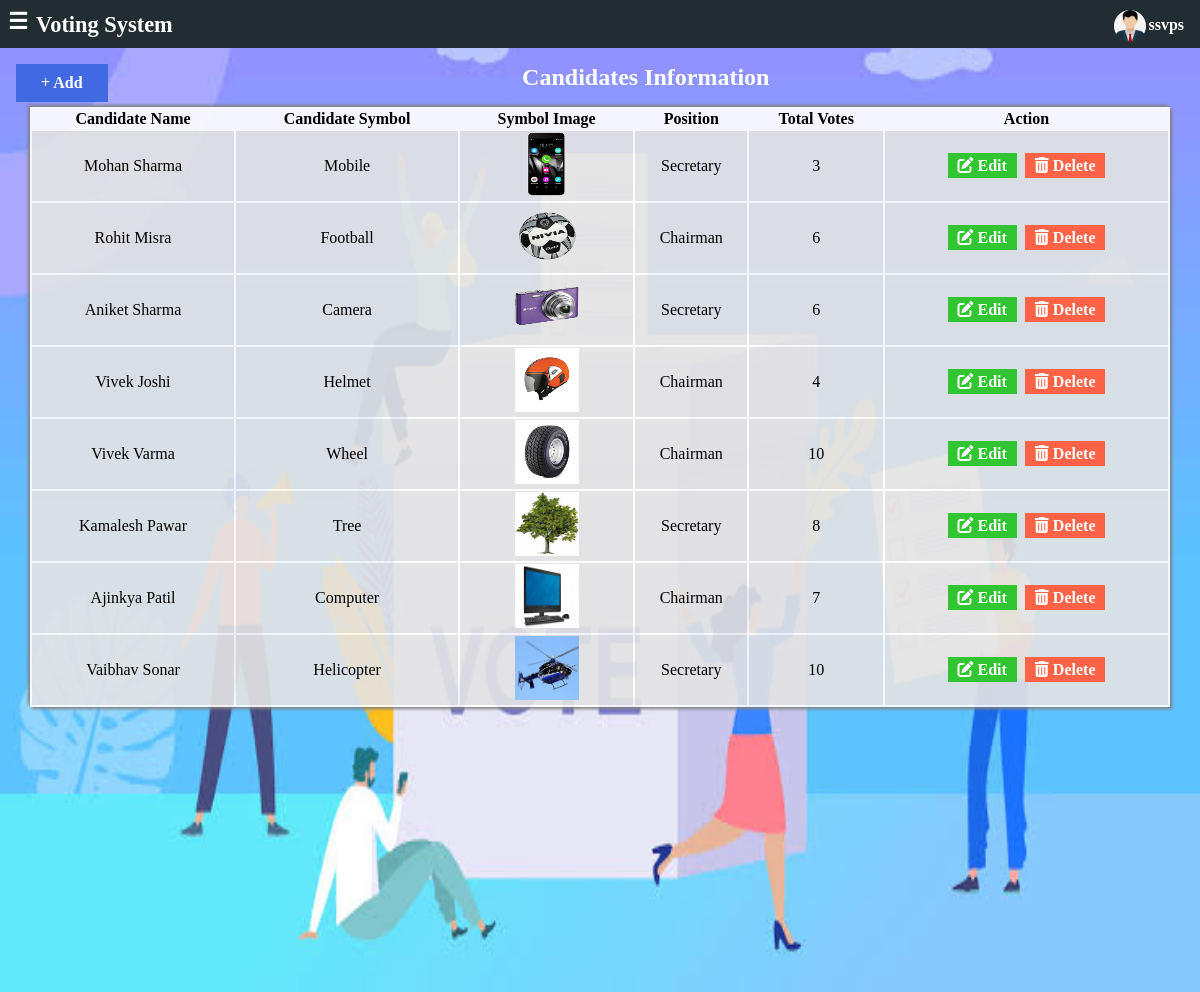
The app's page /voting/admin/candidates.php (signed in) with its own data.
### tables this page shows
CREATE TABLE `candidate` (
  `id` int(11) NOT NULL,
  `cname` varchar(50) NOT NULL,
  `symbol` varchar(50) NOT NULL,
  `symphoto` varchar(50) NOT NULL,
  `position` varchar(50) NOT NULL,
  `tvotes` int(255) NOT NULL
);

### voting/includes/all-select-data.php (called while the page is built, shortened)
<?php
$con = mysqli_connect("localhost","root","","voting");
$can_query="SELECT * FROM candidate";
$can_data=mysqli_query($con,$can_query);
?>

### voting/admin/candidates.php (the view, shortened to what this page needs)
<!DOCTYPE html>
<html lang="en">
<head>
    <link rel="stylesheet" href="../css/style.css">
    <link rel="stylesheet" href="../css/all.min.css">
</head>
<body>
    <div class="container">
        <div class="header">
            <span class="menu-bar" id="show" onclick="showMenu()">&#9776;</span>
            <span class="logo">Voting System</span>
            <span class="profile" onclick="showProfile()"><img src="../res/user3.jpg" alt=""><label for=""><?php echo $_SESSION['name']; ?></label></span>
        </div>
        <div id="main">
            <div class="heading"><a href="cand-register.php" class="add-btn" onclick="showForm()">+ Add</a><h2>Candidates Information</h2></div>
           <table class="table">
               <thead>
                   <th>Candidate Name</th>
                   <th>Candidate Symbol</th>
                   <th>Symbol Image</th>
                   <th>Position</th>
                   <th>Total Votes</th>
                   <th>Action</th>
               </thead>
               <tbody>
               <?php
                      include "../includes/all-select-data.php";
                      while($result=mysqli_fetch_assoc($can_data))
                      {
                        echo "<tr>
                        <td>".$result['cname']."</td>
                        <td>".$result['symbol']."</td>
                        <td><a href='$result[symphoto]'><img src='".$result['symphoto']."'></a></td>
                        <td>".$result['position']."</td>
                        <td>".$result['tvotes']."</td>
                        <td><a href='cand-update.php?cn=$result[cname]&sy=$result[symbol]&ps=$result[position]' class='edit'><i class='fa-solid fa-pen-to-square'></i> Edit</a>
                        <a href='can-delete.php?id=$result[id]' class='del' onClick='return delconfirm()'><i class='fa-solid fa-trash-can'></i> Delete</a></td>
                        </tr>";
                      }
                      ?>
               </tbody>
           </table>
        </div>
    </div>
</body>
</html>

### voting/css/style.css (style rules this page uses)
* { margin: 0px; font-family: 'Bahnschrift Light'; }
.container { height: 100vh; width: 100vw; overflow: auto; background: linear-gradient(rgb(255, 255, 255,0.1),rgb(255, 255, 255,0.1)), url(../res/8.png); background-size: 100% 100%; }
.heading { text-align: center; margin: 1rem; color: rgb(255, 255, 255); }
.header { height: 3rem; overflow: auto; background: #222d32; color: #fff; position: sticky; top: 0; width: 100%; }
.header .menu-bar, .header .logo { font-size: 1.4rem; font-weight: 900; margin-left: 0.5rem; margin-top: 0.5rem; float: left; cursor: pointer; }
.header .logo { margin-top: 0.75rem; }
.header .profile { float: right; margin-right: 1rem; }
.header .profile img { height: 2rem; width: 2rem; border-radius: 50%; margin-top: 10px; margin-right: 2px; float: left; cursor: pointer; }
.header .profile label { float: right; margin-top: 1rem; font-weight: 900; cursor: pointer; }
#main { height: 100%; width: 100%; overflow: auto; float: right; }
.add-btn { float: left; padding: 10px 25px; text-align: center; cursor: pointer; text-decoration: none; background: royalblue; color: white; font-weight: 900; }
.table { width: 95%; margin: auto; margin-bottom: 5rem; box-shadow: 2px 2px 3px gray, -2px -2px 3px gray; background: rgba(255, 255, 255, 0.9); text-align: center; }
.table td { background: rgb(0, 0, 0, 0.1); }
.table img { height: 4rem; width: 4rem; }
.del, .edit { padding: 4px 10px; margin: 2px; color: white; text-decoration: none; font-weight: 900; }
.del { background: tomato; }
.edit { background: rgb(49, 198, 49); }

### voting/admin/candidates.php (style rules this page uses)
.add-btn { text-decoration: none; }

### records on screen
candidate: cname "Mohan Sharma", symbol "Mobile", symphoto (picture), position "Secretary", tvotes "3"
candidate: cname "Rohit Misra", symbol "Football", symphoto (picture), position "Chairman", tvotes "6"
candidate: cname "Aniket Sharma", symbol "Camera", symphoto (picture), position "Secretary", tvotes "6"
candidate: cname "Vivek Joshi", symbol "Helmet", symphoto (picture), position "Chairman", tvotes "4"
candidate: cname "Vivek Varma", symbol "Wheel", symphoto (picture), position "Chairman", tvotes "10"
candidate: cname "Kamalesh Pawar", symbol "Tree", symphoto (picture), position "Secretary", tvotes "8"
candidate: cname "Ajinkya Patil", symbol "Computer", symphoto (picture), position "Chairman", tvotes "7"
candidate: cname "Vaibhav Sonar", symbol "Helicopter", symphoto (picture), position "Secretary", tvotes "10"

### other values on screen
$_SESSION['name'] "ssvps"
